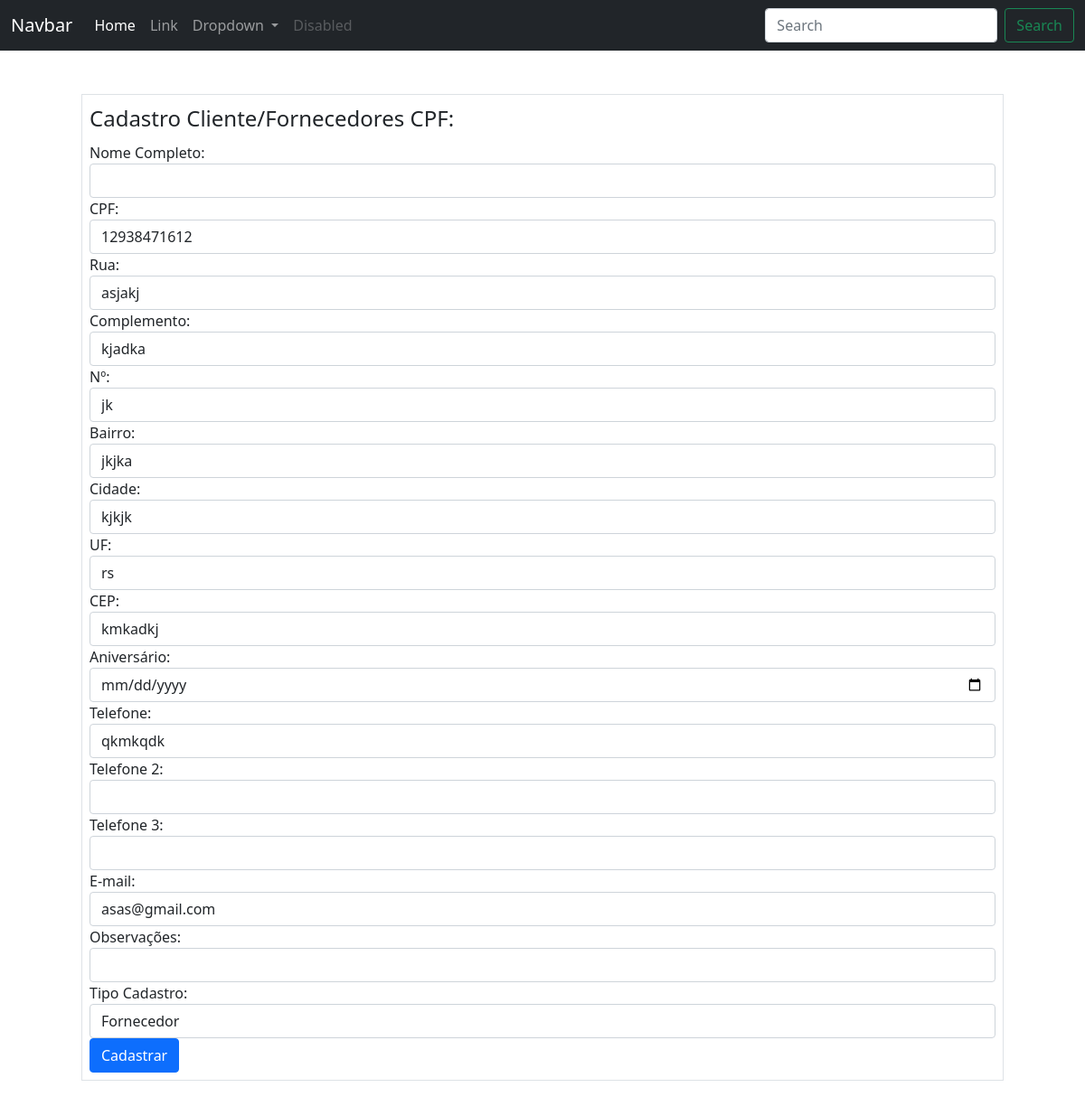
The page /clientesfornecedores/cpf/4/edicao (signed in) on the database as committed earlier.
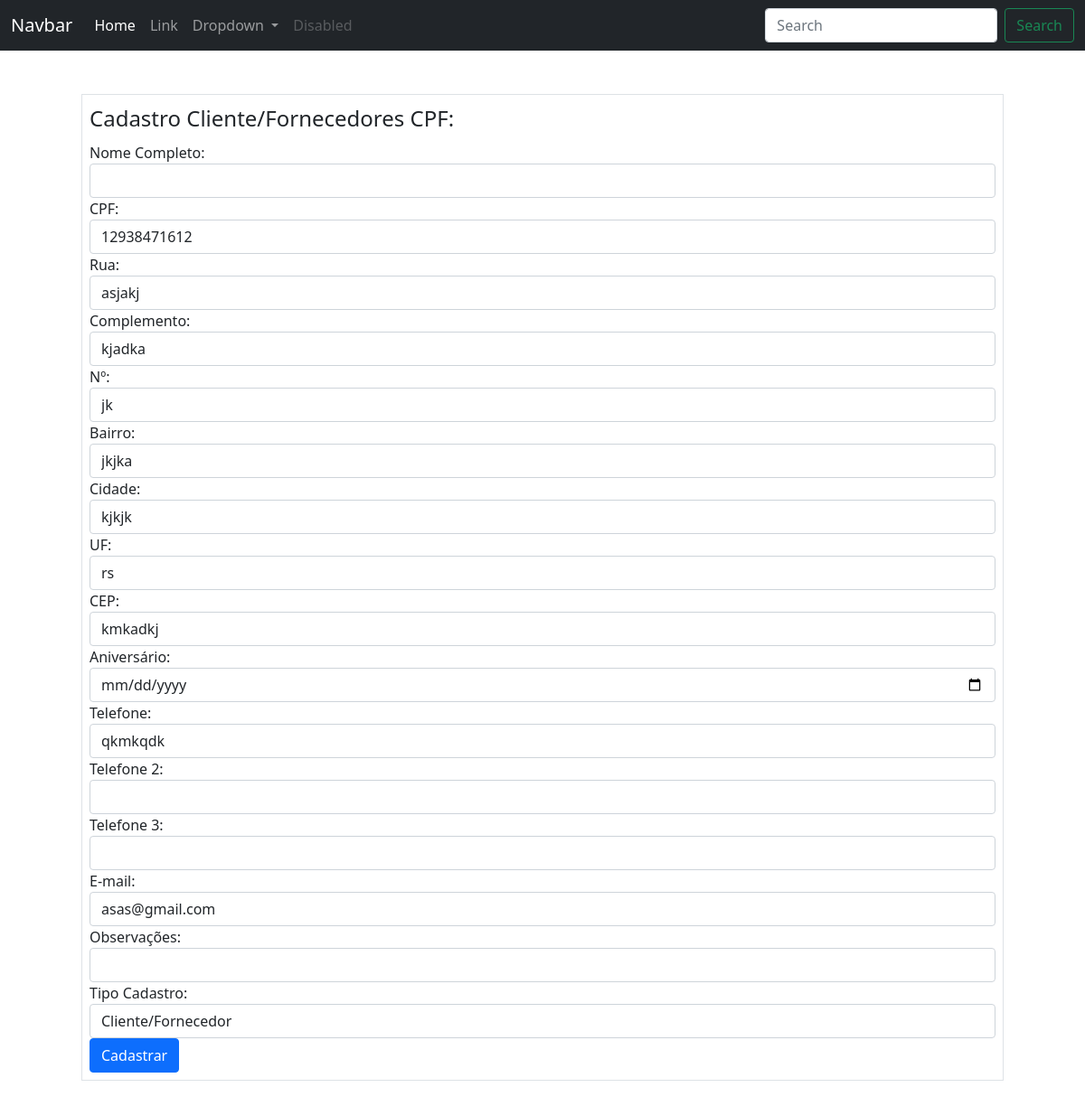
The same page on the database as committed later.
### ERP/models.py (models this page shows)
class ClientesFornecedores(database.Model):
    __tablename__ ='clientes_fornecedores'
    id = database.Column(database.Integer, primary_key=True)
    nome_fantasia = database.Column(database.String(500))
    razao_social = database.Column(database.String(500))
    cnpj = database.Column(database.String(20), unique=True)
    rua = database.Column(database.String(100))
    complemento = database.Column(database.String(70))
    nro = database.Column(database.String(20))
    bairro = database.Column(database.String(70))
    cidade = database.Column(database.String(70))
    uf = database.Column(database.String(2))
    cep = database.Column(database.String(15))
    data_fundacao = database.Column(database.Date)
    cpf = database.Column(database.String(20), unique=True)
    nome = database.Column(database.String(100))
    telefone = database.Column(database.String(20))
    telefone2 = database.Column(database.String(20))
    telefone3 = database.Column(database.String(20))
    email = database.Column(database.String(100))
    data_aniversario = database.Column(database.Date)
    obs = database.Column(database.Text)
    data_cadastro = database.Column(database.DateTime, default=datetime.utcnow())
    tipo_cadastro = database.Column(database.Integer, database.ForeignKey('tipos_cadastro.id'), nullable=False)
    id_usuario_cadastro = database.Column(database.Integer, database.ForeignKey('usuarios.id'), nullable=False)

### ERP/routes.py (the view, shortened to what this page needs)
@app.route('/clientesfornecedores/<tipo_emp>/<cliente_fornecedor_id>/edicao', methods=['GET', 'POST'])
@login_required
def edicao_clientes_fornecedores(tipo_emp, cliente_fornecedor_id):
    cliente_fornecedor = ClientesFornecedores.query.get_or_404(cliente_fornecedor_id)
    if tipo_emp == 'cnpj':
        form = FormCadastroCNPJ(obj=cliente_fornecedor)
        form.tipo_cadastro.choices = [(tipo.id, tipo.nome_tipo) for tipo in TiposCadastros.query.all()]
        if form.validate_on_submit():
            form.populate_obj(cliente_fornecedor)
            cliente_fornecedor.razao_social = form.razao_social.data
            cliente_fornecedor.nome_fantasia = form.nome_fantasia.data
            cliente_fornecedor.data_fundacao = form.fundacao.data
            cliente_fornecedor.id_usuario_cadastro = current_user.id
            app.logger.debug('Antes de commit')
            database.session.commit()
            app.logger.debug('Após commit')
            flash('Cadastro atualizado com sucesso!', 'success')
            return redirect(
                url_for('clientes_fornecedor_cpf_cnpj', cliente_fornecedor_id=cliente_fornecedor.id, tipo_emp='cnpj'))
        return render_template('cadastro_cnpj.html', form=form)
    elif tipo_emp == 'cpf':
        form = FormCadastroCPF(obj=cliente_fornecedor)
        form.tipo_cadastro.choices = [(tipo.id, tipo.nome_tipo) for tipo in TiposCadastros.query.all()]
        return render_template('cadastro_cpf.html', form=form)

### ERP/forms.py
class FormCadastroCPF(FlaskForm):
    nome_completo = StringField('Nome Completo:', validators=[DataRequired()])
    cpf = StringField('CPF:', validators=[DataRequired(), Length(11, 15)])
    rua = StringField('Rua:', validators=[DataRequired()])
    complemento = StringField('Complemento:')
    nro = StringField('Nº:', validators=[DataRequired()])
    bairro = StringField('Bairro:', validators=[DataRequired()])
    uf = StringField('UF:', validators=[DataRequired()])
    cidade = StringField('Cidade:', validators=[DataRequired()])
    cep = StringField('CEP:', validators=[DataRequired()])
    aniversario = DateField('Aniversário:', validators=[DataRequired()])
    telefone = StringField('Telefone:', validators=[DataRequired()])
    telefone2 = StringField('Telefone 2:')
    telefone3 = StringField('Telefone 3:')
    email = StringField('E-mail:', validators=[DataRequired(), Email()])
    obs = StringField('Observações:')
    tipo_cadastro = SelectField('Tipo Cadastro:')
    botao_submit = SubmitField('Cadastrar')

### ERP/routes.py (called while the page is built)
@login_manager.user_loader
def load_user(user_id):
    return Usuarios.query.get(int(user_id))

### ERP/templates/cadastro_cpf.html (shortened to what this page needs)
{% include 'base.html' %}
{% block content %}
    <div class="container">
        <form method='POST' action="" class="border m-5 p-2">
            <legend>Cadastro Cliente/Fornecedores CPF:</legend>
            <fieldset>
                <div class="form-group">
                    {{ form.nome_completo.label(class="form-control-label") }}
                    {{ form.nome_completo(class="form-control") }}
                </div>
                <div class="form-group">
                    {{ form.cpf.label(class="form-control-label") }}
                    {{ form.cpf(class="form-control") }}
                </div>
                <div class="form-group">
                    {{ form.rua.label(class="form-control-label") }}
                    {{ form.rua(class="form-control") }}
                </div>
                <div class="form-group">
                    {{ form.complemento.label(class="form-control-label") }}
                    {{ form.complemento(class="form-control") }}
                </div>
                <div class="form-group">
                    {{ form.nro.label(class="form-control-label") }}
                    {{ form.nro(class="form-control") }}
                </div>
                <div class="form-group">
                    {{ form.bairro.label(class="form-control-label") }}
                    {{ form.bairro(class="form-control") }}
                </div>
                <div class="form-group">
                    {{ form.cidade.label(class="form-control-label") }}
                    {{ form.cidade(class="form-control") }}
                </div>
                <div class="form-group">
                    {{ form.uf.label(class="form-control-label") }}
                    {{ form.uf(class="form-control") }}
                </div>
                <div class="form-group">
                    {{ form.cep.label(class="form-control-label") }}
                    {{ form.cep(class="form-control") }}
                </div>
                <div class="form-group">
                    {{ form.aniversario.label(class="form-control-label") }}
                    {{ form.aniversario(class="form-control") }}
                </div>
                <div class="form-group">
                    {{ form.telefone.label(class="form-control-label") }}
                    {{ form.telefone(class="form-control") }}
                </div>
                <div class="form-group">
                    {{ form.telefone2.label(class="form-control-label") }}
                    {{ form.telefone2(class="form-control") }}
                </div>
                <div class="form-group">
                    {{ form.telefone3.label(class="form-control-label") }}
                    {{ form.telefone3(class="form-control") }}
                </div>
                <div class="form-group">
                    {{ form.email.label(class="form-control-label") }}
                    {{ form.email(class="form-control") }}
                </div>
                <div class="form-group">
                    {{ form.obs.label(class="form-control-label") }}
                    {{ form.obs(class="form-control") }}
                </div>
                <div class="form-group">
                    {{ form.tipo_cadastro.label(class="form-control-label") }}
                    {{ form.tipo_cadastro(class="form-control") }}
                </div>
                <div class="form-group">
                    {{ form.botao_submit(class="btn btn-primary") }}
                </div>
            </fieldset>
        </form>
    </div>
{% endblock %}

### ERP/templates/base.html (shortened to what this page needs)
<!doctype html>
<html lang="pt-BR">
  <head>
    <link href="https://cdn.jsdelivr.net/npm/bootstrap@5.0.2/dist/css/bootstrap.min.css" rel="stylesheet">
  </head>
  <body>
    {% include 'navbar.html' %}
  </body>
</html>

### ERP/templates/navbar.html (shortened to what this page needs)
<nav class="navbar navbar-expand-lg navbar-dark bg-dark">
  <div class="container-fluid">
    <a class="navbar-brand" href="#">Navbar</a>
    <div class="collapse navbar-collapse" id="navbarSupportedContent">
      <ul class="navbar-nav me-auto mb-2 mb-lg-0">
        <li class="nav-item">
          <a class="nav-link active" aria-current="page" href="#">Home</a>
        </li>
        <li class="nav-item">
          <a class="nav-link" href="#">Link</a>
        </li>
        <li class="nav-item dropdown">
          <a class="nav-link dropdown-toggle" href="#" id="navbarDropdown" role="button" data-bs-toggle="dropdown" aria-expanded="false">
            Dropdown
          </a>
        </li>
        <li class="nav-item">
          <a class="nav-link disabled" href="#" tabindex="-1" aria-disabled="true">Disabled</a>
        </li>
      </ul>
      <form class="d-flex">
        <input class="form-control me-2" type="search" placeholder="Search" aria-label="Search">
        <button class="btn btn-outline-success" type="submit">Search</button>
      </form>
    </div>
  </div>
</nav>

Rows that differ between the two databases and show on the page:
changed ClientesFornecedores "asjakj": tipo_cadastro "Fornecedor" → "Cliente/Fornecedor"
